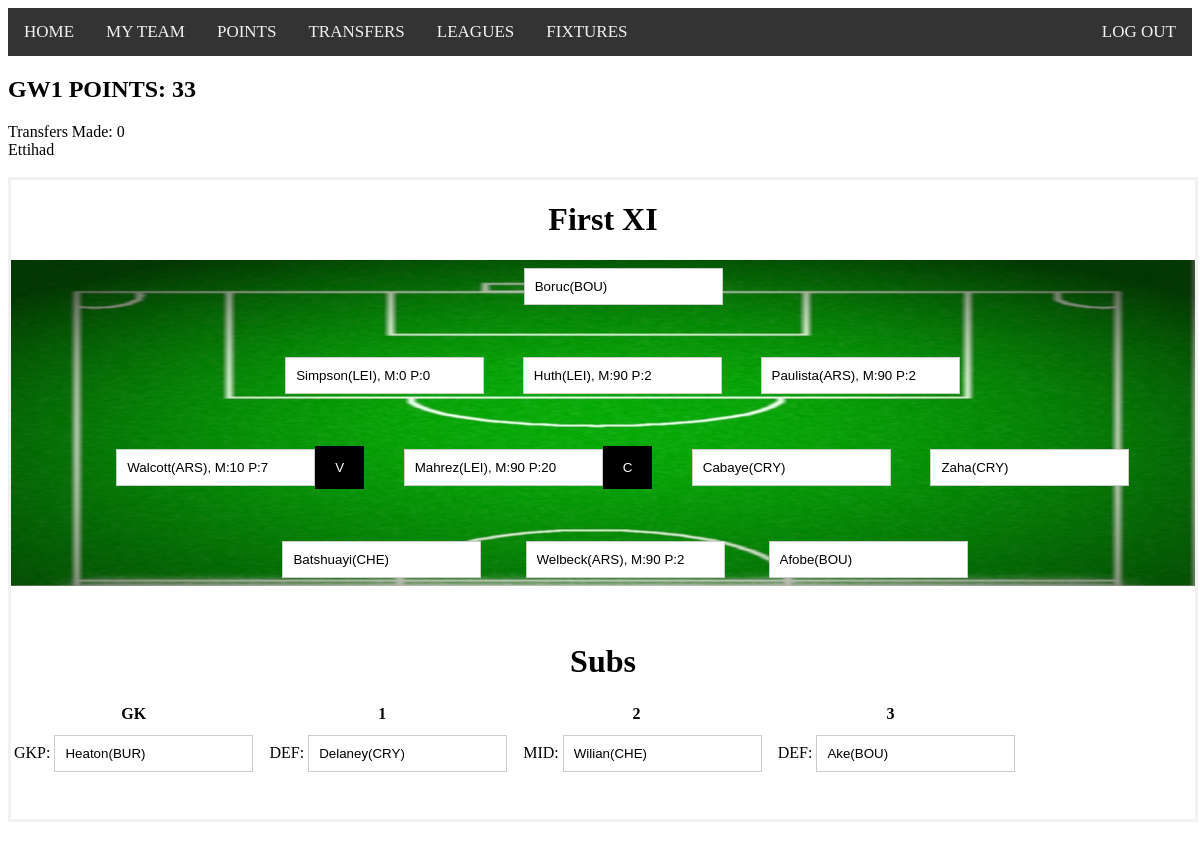
Screenshot of /points.php?userId=9 (signed in) with the database file from the repository.
### tables this page shows
CREATE TABLE `gw_status` (
  `id_status` int(11) NOT NULL,
  `active_gw` tinyint(2) NOT NULL COMMENT 'gw to show for myteam.php',
  `points_gw` tinyint(2) DEFAULT NULL COMMENT 'gw to show for points.php',
  `game_updating` tinyint(1) NOT NULL COMMENT '0-false 1-true',
  `leagues_updated` tinyint(1) NOT NULL DEFAULT '0' COMMENT 'for current points gw',
  `players_stats_updated` tinyint(1) NOT NULL DEFAULT '0' COMMENT 'all players points in current gw',
  `inserted_teams_active_gw` tinyint(1) DEFAULT '0'
);

CREATE TABLE `users_teams` (
  `id_team` int(11) NOT NULL,
  `id_user` int(7) NOT NULL,
  `gw` tinyint(2) NOT NULL,
  `formation` tinyint(1) NOT NULL,
  `gk1` smallint(3) NOT NULL,
  `gk2` smallint(3) NOT NULL,
  `def1` smallint(3) NOT NULL,
  `def2` smallint(3) NOT NULL,
  `def3` smallint(3) NOT NULL,
  `def4` smallint(3) NOT NULL,
  `def5` smallint(3) NOT NULL,
  `mid1` smallint(3) NOT NULL,
  `mid2` smallint(3) NOT NULL,
  `mid3` smallint(3) NOT NULL,
  `mid4` smallint(3) NOT NULL,
  `mid5` smallint(3) NOT NULL,
  `fwd1` smallint(3) NOT NULL,
  `fwd2` smallint(3) NOT NULL,
  `fwd3` smallint(3) NOT NULL,
  `sub_1` smallint(3) NOT NULL,
  `sub_2` smallint(3) NOT NULL,
  `sub_3` smallint(3) NOT NULL,
  `captain` smallint(3) NOT NULL,
  `vice_captain` smallint(3) NOT NULL,
  `transfers` int(11) NOT NULL DEFAULT '0',
  `transfer_cost` int(11) NOT NULL DEFAULT '0',
  `points` smallint(3) DEFAULT NULL
);

### Connection.inc.php (called while the page is built, shortened)
<?php
class Connection {
    private $link;
    public function connect($DB_HOST, $DB_USER, $DB_PASS, $DB_NAME){
        $this->link = mysqli_connect($DB_HOST, $DB_USER, $DB_PASS) or die("Greska u konekciji!");
        mysqli_select_db($this->link, $DB_NAME) or die("Greska u selektovanju baze podataka!");
        mysqli_set_charset($this->link, 'utf8');
    }
    public function getResult($query){
        $this->result = mysqli_query($this->link, $query);
        return $this->result;
    }
}
?>

### points.php (the view, shortened to what this page needs)
<?php
require_once 'Connection.inc.php';
$connection = new Connection();
$connection->connect(DB_HOST, DB_USER, DB_PASS, DB_NAME);
$query = "SELECT * FROM gw_status";
$result = $connection->getResult($query);
$array = mysqli_fetch_array($result);
$pointsGw = (int)$array['points_gw'];
if(isset($_GET['userId'])){
    $user_id = $_GET['userId'];
    $query = "SELECT name, last_name, team_name, registration_gw FROM login WHERE id_user='".$user_id."' LIMIT 1";
    $result = $connection->getResult($query);
    if(mysqli_num_rows($result) == 0){
        $playerFound = false;
    }
    else{
        $array = mysqli_fetch_array($result);
        $teamName = $array['team_name'];
    }
}
else{
    $user_id = $_SESSION['id_user'];
    $name = $_SESSION['user_name'];
    $lastName = $_SESSION['user_lastname'];
    $teamName = $_SESSION['user_teamname'];
    $registrationGw = (int)$_SESSION['registration_gw'];
}
$query = "SELECT * FROM users_teams,formations WHERE id_user='".$user_id."' AND gw='".$pointsGw."' AND formation=id_formation";
$result = $connection->getResult($query);
if(mysqli_num_rows($result) == 0){
    $playerFound = false;
}
else{
    $playerFound = true;
    $array = mysqli_fetch_array($result);
    $transfersMade = $array['transfers'];
    $transferCost = $array['transfer_cost'];
    $players = array();
    for($i = 4; $i <= 18; $i++){
        array_push($players, $array[$i]);
    }
    $query = "SELECT id_player, club, last_name, position FROM players WHERE id_player='".$players[0]."'";
    for($i =1; $i < count($players); $i++){
        $query .= " OR id_player='".$players[$i]."'";
    }
    $result = $connection->getResult($query);
    $playersInfo = array();
    while($row = mysqli_fetch_array($result)){
        for($i = 0; $i < 4; $i++){
            array_push($playersInfo, $row[$i]);
        }
    }
    $formation = explode("-", $array['description']);
    $startingXI = array();
    array_push($startingXI, $players[0]);
    for($i = 2; $i < 2 + $formation[0]; $i++){
        array_push($startingXI, $players[$i]);
    }
    for($i = 7; $i < 7 + $formation[1]; $i++){
        array_push($startingXI, $players[$i]);
    }
    for($i = 12; $i < 12 + $formation[2]; $i++){
        array_push($startingXI, $players[$i]);
    }
    $subs = array();
    $subs[0] = $players[1];
    for($i = 19; $i <= 21; $i++){
        array_push($subs, $array[$i]);
    }
    $captain = $array[22]; $vice_captain = $array[23];
    $query = "SELECT id_player, mins_played, points_scored FROM players_stats, fixtures WHERE fixtures.gw='".$pointsGw."' AND players_stats.id_fixture=fixtures.id_fixture AND (players_stats.id_player='".$players[0]."'";
    for($i =1; $i < count($players); $i++){
        $query .= " OR players_stats.id_player='".$players[$i]."'";
    }
    $query .= ")";
    $playersPoints = array();
    $result = $connection->getResult($query);
    while($array = mysqli_fetch_array($result)){
        array_push($playersPoints, (int)$array['id_player']);
        $playerStats = $array['mins_played']."|".$array['points_scored'];
        array_push($playersPoints, $playerStats);
    }
    $points = 0;
    for($i = 0; $i < count($startingXI); $i++){
        if( ($indexPts = array_search($startingXI[$i], $playersPoints)) !== false ){
            $stat = explode("|", $playersPoints[$indexPts + 1]);
            $pts = (int)$stat[1];
            if($captain == $startingXI[$i]){
                $pts = 2*$pts;
            }
            $points += $pts;
        }
    }
}
?>
<html>
    <head>
        <link rel="stylesheet" type="text/css" href="fantazzi.css">
    </head>
    <body onload="onLoadFunction()">
        <div class="navbar"> <?php include 'navbar.php'; ?> </div>
        <?php
        if($playerFound){
        ?>
            <div id="playersPoints" class="points">
                <h2>GW<?php echo $pointsGw; ?> POINTS: <?php echo $points; ?></h2>
                Transfers Made: <?php echo $transfersMade; if($transferCost < 0) echo "(".$transferCost." pts)"; ?><br>
                <?php
                echo $teamName."<br><br>";
                ?>
            <?php
                echo "<form name='mysquad'>";
                echo "<h1 align='center'>First XI</h1>";
                echo "<div class='startingeleven'>";
                echo "<div class='gkp' align='center'>";
                $index = array_search($players[0], $playersInfo);
                if( ($indexPts = array_search($players[0], $playersPoints)) !== false ){
                    $stat = explode("|", $playersPoints[$indexPts + 1]);
                    $pts = $stat[1];
                    if($captain == $players[0]){
                        $pts = 2*(int)$pts;
                    }
                    $mins = $stat[0];
                }
                else{
                    $pts = "";
                }
                echo "<input type='text' id='".$players[0]."' value='".$playersInfo[$index + 2]."(".$playersInfo[$index + 1].")";
                if($pts !== ""){
                    echo ", M:".$mins." P:".$pts;
                }
                echo "' readonly='readonly'>";
                echo "</div><br><br>";
                echo "<div class='def' align='center'>";
                for($i = 2; $i < 2 + $formation[0]; $i++){
                    $index = array_search($players[$i], $playersInfo);
                    if( ($indexPts = array_search($players[$i], $playersPoints)) !== false ){
                        $stat = explode("|", $playersPoints[$indexPts + 1]);
                        $pts = $stat[1];
                        $mins = $stat[0];
                    }
                    else{
                        $pts = "";
                    }
                    echo "<input type='text' id='".$players[$i]."' value='".$playersInfo[$index + 2]."(".$playersInfo[$index + 1].")";
                    if($pts !== ""){
                        echo ", M:".$mins." P:".$pts;
                    }
                    echo "' readonly='readonly'>";
                }
                echo "</div><br><br>";
                echo "<div class='mid' align='center'>";
                for($i = 7; $i < 7 + $formation[1]; $i++){
                    $index = array_search($players[$i], $playersInfo);
                    if( ($indexPts = array_search($players[$i], $playersPoints)) !== false ){
                        $stat = explode("|", $playersPoints[$indexPts + 1]);
                        $pts = $stat[1];
                        if($captain == $players[$i]){
                            $pts = 2*(int)$pts;
                        }
                        $mins = $stat[0];
                    }
                    else{
                        $pts = "";
                    }
                    echo "<input type='text' id='".$players[$i]."' value='".$playersInfo[$index + 2]."(".$playersInfo[$index + 1].")";
                    if($pts !== ""){
                        echo ", M:".$mins." P:".$pts;
                    }
                    echo "' readonly='readonly'>";
                    if($captain == $players[$i]){
                        echo "<button id='captain' class='cap-vcap__butt' type='button'>C</button>";
                    }
                    elseif($vice_captain == $players[$i]){
                        echo "<button id='viceCaptain' class='cap-vcap__butt' type='button'>V</button>";
                    }
                }
                echo "</div><br><br>";
                $pts = "";
                echo "<div class='fwd' align='center'>";
                for($i = 12; $i < 12 + $formation[2]; $i++){
                    $index = array_search($players[$i], $playersInfo);
                    if( ($indexPts = array_search($players[$i], $playersPoints)) !== false ){
                        $stat = explode("|", $playersPoints[$indexPts + 1]);
                        $pts = $stat[1];
                        $mins = $stat[0];
                    }
                    else{
                        $pts = "";
                    }
                    echo "<input type='text' id='".$players[$i]."' value='".$playersInfo[$index + 2]."(".$playersInfo[$index + 1].")";
                    if($pts !== ""){
                        echo ", M:".$mins." P:".$pts;
                    }
                    echo "' readonly='readonly'>";
                }
                echo "</div></div><br><br>";
                $pts = "";
                echo "<h1 align='center'>Subs</h1>";
                echo "<div class='subs'>";
                echo "<table>";
                echo "<th>GK</th><th>1</th><th>2</th><th>3</th>";
                $index = array_search($players[1], $playersInfo);
                echo "<tr><td>";
                echo $playersInfo[$index + 3].": ";
                if( ($indexPts = array_search($players[1], $playersPoints)) !== false ){
                    $stat = explode("|", $playersPoints[$indexPts + 1]);
                    $pts = $stat[1];
                    $mins = $stat[0];
                }
                else{
                    $pts = "";
                }
                echo "<input type='text' id='".$players[1]."' value='".$playersInfo[$index + 2]."(".$playersInfo[$index + 1].")";
                if($pts !== ""){
                    echo ", M:".$mins." P:".$pts;
                }
                echo "' readonly='readonly'></td>";
                $pts = "";
                for($i = 1; $i < 4; $i++){
                    $index = array_search($subs[$i], $playersInfo);
                    echo "<td>";
                    $pos = $playersInfo[$index + 3];
                    if( ($indexPts = array_search($subs[$i], $playersPoints)) !== false ){
                        $stat = explode("|", $playersPoints[$indexPts + 1]);
                        $pts = $stat[1];
                        $mins = $stat[0];
                    }
                    else{
                        $pts = "";
                    }
                    echo $pos.": ";
                    echo "<input type='text' id='".$subs[$i]."' value='".$playersInfo[$index + 2]."(".$playersInfo[$index + 1].")";
                    if($pts !== ""){
                        echo ", M:".$mins." P:".$pts;
                    }
                    echo "' readonly='readonly'></td>";
                }
                echo "</tr></table></div><br><br>";
                echo "</form>";
                ?>
            </div>
        <?php
        }
        else{
            $msg = "No user with given ID in DB for GW".$pointsGw."!";
            echo "<span style='color:white; background-color:red'>". $msg . "</span>";
        }
        ?>
    </body>
</html>

### fantazzi.css (style rules this page uses)
html, body, #fullheight { min-height: 100% !important; height: 100%; }
.navbar { overflow: hidden; background-color: #333; }
form { width: 100%; border: 3px solid #f1f1f1; }
input[type=text], input[type=password], input[type=email] { padding: 10px; margin: 8px 0; display: inline-block; border: 1px solid #ccc; box-sizing: border-box; }
.startingeleven { background-image: url("images/footballcourt.jpg"); background-repeat: no-repeat; background-position: center; background-size: 100% 100%; z-index: 1; }
input[type=submit], button { padding: 14px 20px; margin: 8px 0; border: none; cursor: pointer; opacity: 1; }
.cap-vcap__butt { color: white; background-color: black; }

### rows the page displays
gw_status: points_gw "1"
users_teams: transfers "0", gk1 "Boruc(BOU)", def1 "Simpson(LEI), M:0 P:0", def2 "Huth(LEI), M:90 P:2", mid3 "Cabaye(CRY)", mid4 "Zaha(CRY)", fwd1 "Batshuayi(CHE)", fwd2 "Welbeck(ARS), M:90 P:2", fwd3 "Afobe(BOU)", gk2 "GKP", gk2 "Heaton(BUR)"

### other values shown
$points "33"
$teamName "Ettihad"
$pos "DEF"
$pos "MID"
